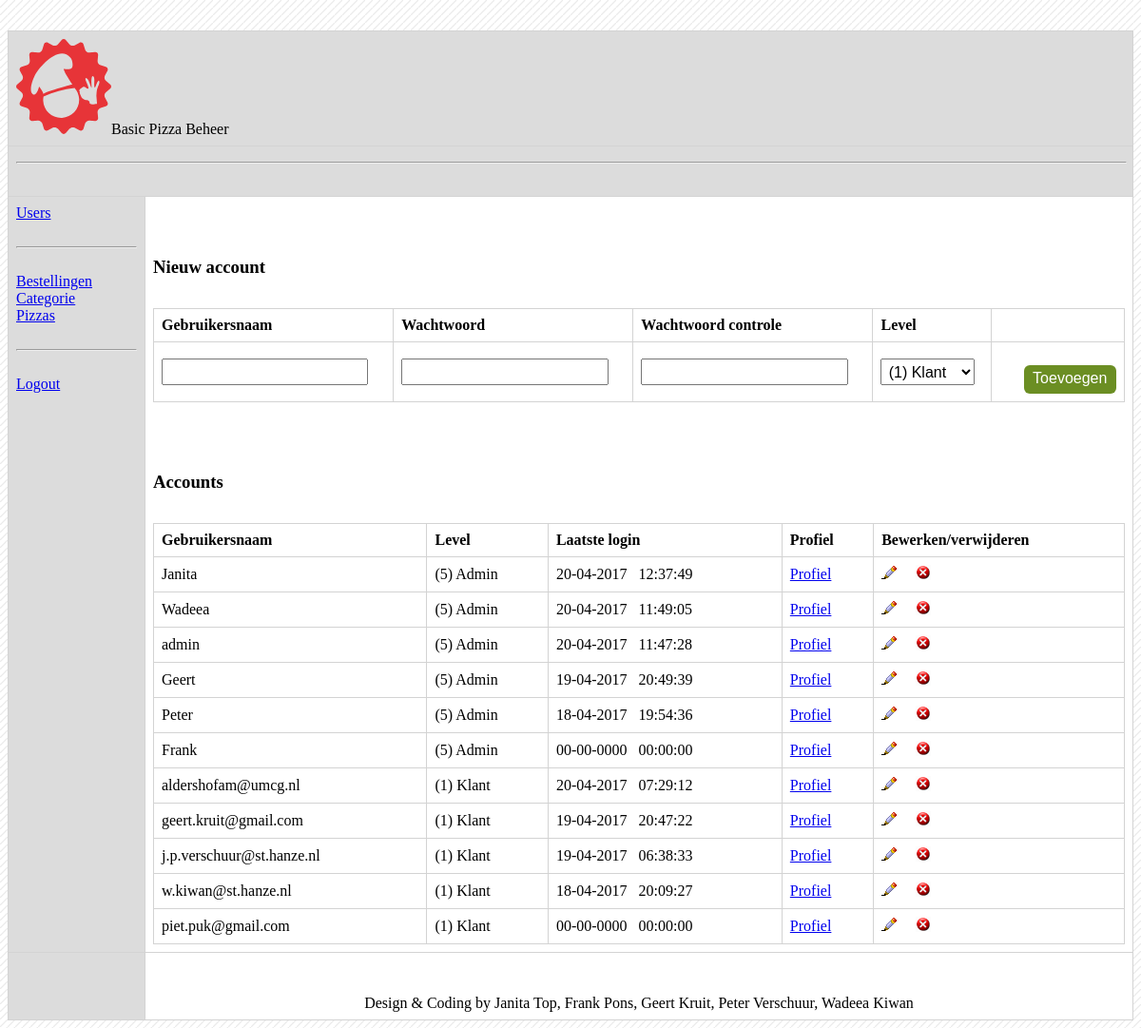
/cms?p=admin_users (signed in), run on the app's committed database.
### tables this page shows
CREATE TABLE `users` (
  `user_id` int(11) NOT NULL,
  `user_login` varchar(100) NOT NULL,
  `user_pass` char(32) NOT NULL,
  `user_level` char(1) NOT NULL,
  `user_lastlogin` datetime NOT NULL
);

### functions/functies.php (called while the page is built, shortened)
<?PHP
	function SwitchDate($datum)
	{
		$tmp= explode("-", $datum);
		$nwe_datum= $tmp['2']."-".$tmp['1']."-".$tmp['0'];
		return $nwe_datum;
	}
?>

### cms/pages/admin_users.php (the view, shortened to what this page needs)
<?PHP
if (isset($_SESSION['level']) AND $_SESSION['level']>=5)
{
		if ($i=="add")
		{
			$rs_select_user= mysql_query("SELECT user_id FROM users WHERE user_login='".$_POST['login']."'");
			if (mysql_num_rows($rs_select_user)>0)
			{
				echo "<span class='false_warning' ><strong>Gebruikersnaam is al in gebruik.</strong></span>";
				echo '<META http-equiv="refresh" content="2;URL=?p='.$p.'">';
			}
			elseif( ($_POST['login']=="") || ($_POST['pass']=="") || ($_POST['passcheck']=="") )
			{
				echo "<span class='false_warning' ><strong>Een van de velden is niet ingevuld.</strong></span>";
				echo '<META http-equiv="refresh" content="2;URL=?p='.$p.'">';
			}
			elseif (md5($_POST['pass'])!=md5($_POST['passcheck']))
			{
				echo "<span class='false_warning' ><strong>De wachtwoorden komen niet overeen.</strong></span>";
				echo '<META http-equiv="refresh" content="2;URL=?p='.$p.'">';
			}
			else
			{
				mysql_query("INSERT INTO users (user_login, user_pass, user_level) VALUES ('".$_POST['login']."', '".md5($_POST['pass'])."', '".$_POST['level']."')");
				echo "<span class='true_warning' ><strong>Account toegevoegd.</strong></span>";
				echo '<META http-equiv="refresh" content="2;URL=?p='.$p.'">';
			}
		}
		else
		{
?>
	<h3>Nieuw account</h3>
	<table>
		<tr>
			<th>Gebruikersnaam</th>
			<th>Wachtwoord</th>
			<th>Wachtwoord controle</th>
			<th>Level</th>
			<th>&nbsp;</th>
		</tr>
		<tr>
			<form name="create_user" action="?p=<?PHP echo $p?>&i=add" method="post" onsubmit="return checkform_create_user('create_user')">
				<td><input type="text" name="login"></td>
				<td><input type="password" name="pass" maxlength="25" ></td>
				<td><input type="password" name="passcheck" maxlength="25" ></td>
				<td>
					<select name="level" id="level">
						<option value='1'>(1) Klant</option>
					</select>
				</td>
				<td><input type="submit" value="Toevoegen"></td>
			</form>
		</tr>
	</table>
	<br /><br />
	<h3>Accounts</h3>
	<table>
		<tr>
			<th>Gebruikersnaam</th>
			<th>Level</th>
			<th>Laatste login</th>
			<th>Profiel</th>
			<th>Bewerken/verwijderen</th>
		</tr>
<?PHP
			$rs_select_users= mysql_query("SELECT * FROM `users` WHERE user_level<=".$_SESSION['level']." ORDER BY user_level DESC, user_lastlogin DESC");
			while ($row_users=mysql_fetch_array($rs_select_users))
			{
				$date_time= split(" ", $row_users['user_lastlogin']);
				$level= ($row_users['user_level']);
?>
		<tr>
			<td><?PHP echo $row_users['user_login']?>&nbsp;</td>
			<td><?PHP if($level=='1'){echo "(1) Klant";} else{echo "(5) Admin";}?></td>
			<td><?PHP echo SwitchDate($date_time[0])."&nbsp;&nbsp;&nbsp;".$date_time[1]?></td>
			<td><a href="?p=<?PHP echo $p?>&i=profile&user_id=<?PHP echo $row_users['user_id']?>">Profiel</a></td>
			<td>
				<a href="?p=<?PHP echo $p?>&i=edit_user&user_id=<?PHP echo $row_users['user_id']?>"><img src="../img/edit.png" border="0" alt="Account bewerken"></a>
				<a onclick="return confirm('LET OP: Weet u zeker dat u het account wilt verwijderen ? U verwijderd hiermee al zijn gegevens!')" href="?p=<?PHP echo $p?>&i=del&user_id=<?PHP echo $row_users['user_id']?>"><img src="../img/del.png" border="0" alt="Account verwijderen"></a>
			</td>
		</tr>
<?PHP
			}
?>
	</table>
<?PHP
		}
}
else
{
	echo "<span class='false_warning' ><strong>Onvoldoende rechten.</strong></span>";
}
?>

### css/main.css (style rules this page uses)
body { background: #fff url('../img/bg.png') 0 0 repeat; color: #000000; text-decoration: none; font-family: Verdana; font-size: 100%; }
table { width:100%; padding: 1em; margin-top: 2em; border:1px solid lightgray; border-collapse: collapse; }
tr, th, td { border:1px solid lightgray; border-collapse: collapse; padding: .5em; }
th { text-align: left; }
form { position: relative; width: 100%; clear: both; }
input, select { font-size: 1em; padding: .2em; }
input[type=submit], a.button { display: block; position: relative; margin:1em 0 0 1em; float: right; padding: .3em .6em .4em .6em; border-radius: 6px; background: olivedrab; color: white; font-size: 1em; text-decoration: none; text-align: center; border:none; }
label, select { display: inline-block; }
form { margin-top:1em; }
.cms table { background: #fff; }
.cms h3 { text-align: left; padding-top: 1em; }

### data on the page
users: user_login "Janita", user_level "(5) Admin", user_lastlogin "20-04-2017", user_lastlogin "12:37:49"
users: user_login "Wadeea", user_level "(5) Admin", user_lastlogin "20-04-2017", user_lastlogin "11:49:05"
users: user_login "admin", user_level "(5) Admin", user_lastlogin "20-04-2017", user_lastlogin "11:47:28"
users: user_login "Geert", user_level "(5) Admin", user_lastlogin "19-04-2017", user_lastlogin "20:49:39"
users: user_login "Peter", user_level "(5) Admin", user_lastlogin "18-04-2017", user_lastlogin "19:54:36"
users: user_login "Frank", user_level "(5) Admin", user_lastlogin "00-00-0000", user_lastlogin "00:00:00"
users: user_login "aldershofam@umcg.nl", user_level "(1) Klant", user_lastlogin "20-04-2017", user_lastlogin "07:29:12"
users: user_login "geert.kruit@gmail.com", user_level "(1) Klant", user_lastlogin "19-04-2017", user_lastlogin "20:47:22"
users: user_login "j.p.verschuur@st.hanze.nl", user_level "(1) Klant", user_lastlogin "19-04-2017", user_lastlogin "06:38:33"
users: user_login "w.kiwan@st.hanze.nl", user_level "(1) Klant", user_lastlogin "18-04-2017", user_lastlogin "20:09:27"
users: user_login "piet.puk@gmail.com", user_level "(1) Klant", user_lastlogin "00-00-0000", user_lastlogin "00:00:00"
